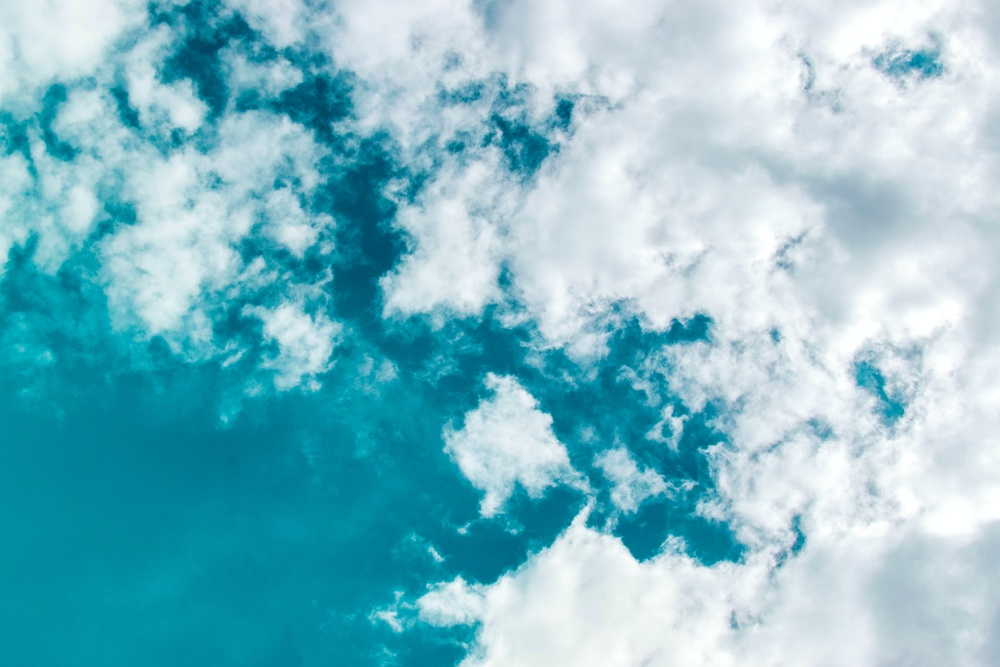
#> input picture images/Clouds.jpg, 1000 x 667 px, shrunk from 6000 x 4000 before the run, found by its file name
$ python photo_handler.py
#> lines starting #> are read from the running program, lines starting #| are printed output that depends on the picture
from math import ceil
from PIL import Image

# Open original image and get its size
im = Image.open('images/clouds.jpg')
#> im is the input picture: PIL image 1000x667 RGB; mean R, G, B 127.8, 188, 200.8
w, h = im.size
#> w = 1000; h = 667

# Calculate new size to comply with a 1:20 aspect ratio
newH = ceil(w/20)
#> newH = 50

# Create background of new image
padded = Image.new('RGB', (w, newH), 'magenta')
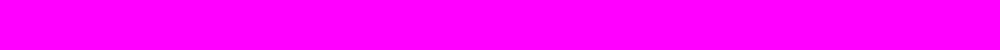
#> padded: PIL image 1000x50 RGB; mean R, G, B 255, 0, 255

# Paste existing image into new one at vertical midpoint
padded.paste(im, (0, int((newH-h)/2)))
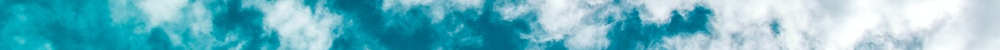
#> padded: PIL image 1000x50 RGB; mean R, G, B 110.1, 183.4, 197.6
padded.save('result.jpg')

$ run again, with images/Clear.jpg copied over images/Clouds.jpg
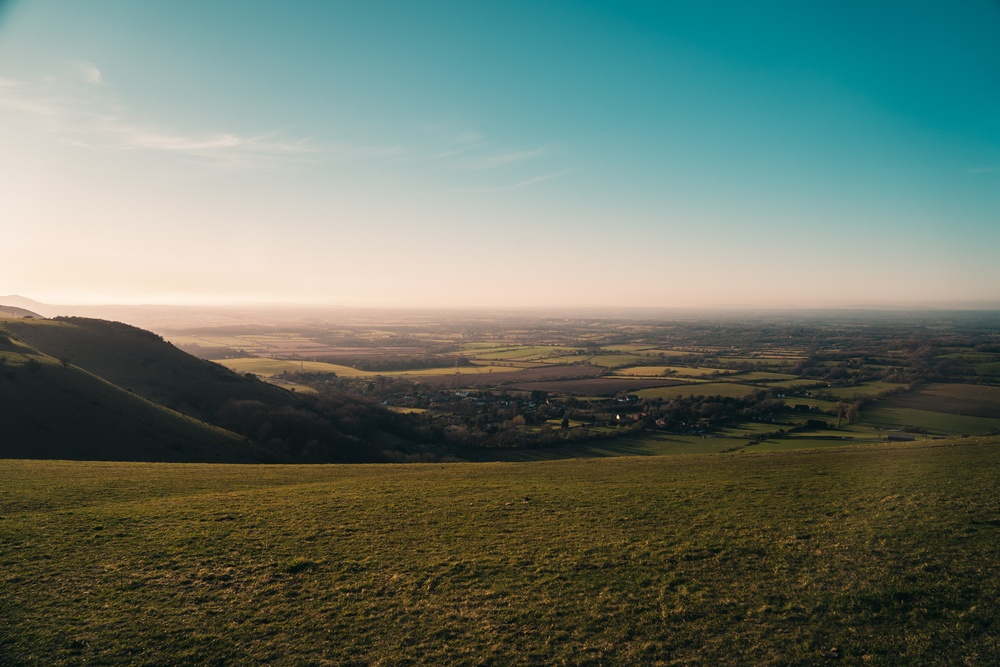
#> input picture images/Clear.jpg, 1000 x 667 px, shrunk from 5819 x 3879 before the run, found by its file name
#> im is the input picture: PIL image 1000x667 RGB; mean R, G, B 103.7, 116.6, 104.9
#> `padded.paste(im, (0, int((newH-h)/2)))`:
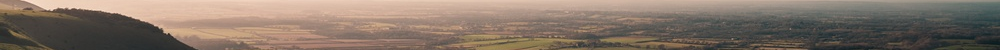
#> padded: PIL image 1000x50 RGB; mean R, G, B 131.8, 116.6, 104.5
